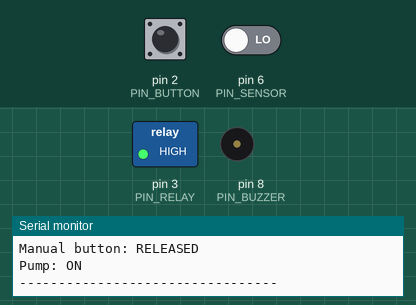
The sketch below on a simulated Arduino Mega 2560, built with avr-gcc and run on an emulated ATmega2560. Shown: switched loads named in the sketch (green lamp = pin HIGH), buzzer (waves = sounding), the last lines printed to the serial monitor. Inputs (shaded band) come from the test bench; at power-on: pin 6 (PIN_SENSOR) LOW, pin 2 (PIN_BUTTON) LOW.

Above: at 1.2 s.
1.3 s: pin 6 (PIN_SENSOR) driven HIGH
At 2.2 s:
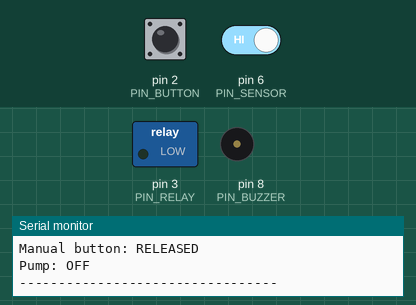
3.0 s: pin 2 (PIN_BUTTON) pulled HIGH for 0.15 s
At 3.32 s:
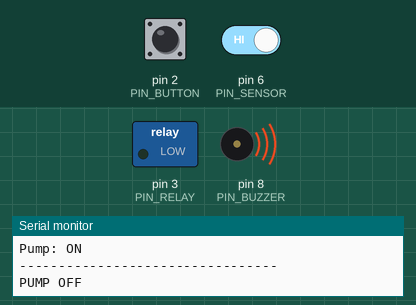
4.7 s: pin 2 (PIN_BUTTON) pulled HIGH for 1 s
At 6.6 s:
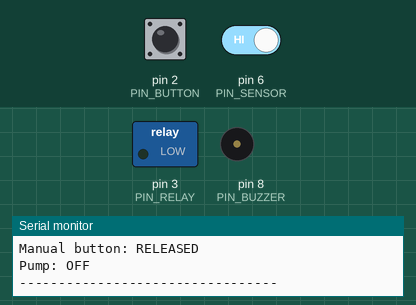
8.7 s: pin 2 (PIN_BUTTON) pulled HIGH for 3.2 s
At 8.85 s:
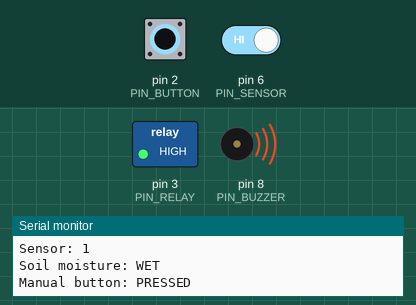
13.6 s: pin 6 (PIN_SENSOR) driven LOW
At 15.2 s:
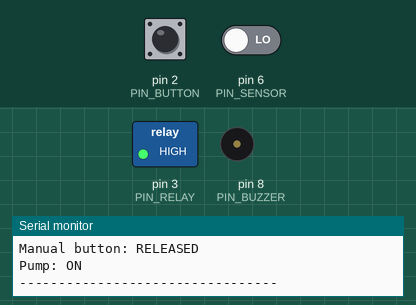
Timing chart, 0 to 16.3 s (numbered marks = the images above; inputs shaded):
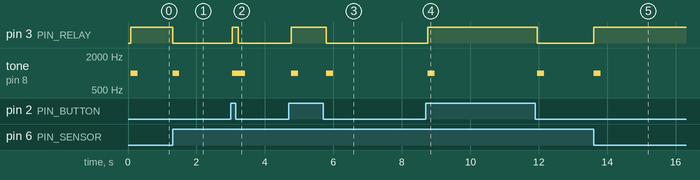

Measured:
- after the input at 1.3 s, pin 3 (PIN_RELAY): HIGH → LOW at once; tone on pin 8 (PIN_BUZZER): silent → 1000 Hz at once, → silent 0.20 s later
- after the input at 3.0 s, pin 3 (PIN_RELAY): LOW → HIGH after 0.05 s, → LOW 0.17 s later; tone on pin 8 (PIN_BUZZER): silent → 1000 Hz after 0.05 s, → silent 0.37 s later
- after the input at 4.7 s, pin 3 (PIN_RELAY): LOW → HIGH after 0.07 s, → LOW 1.0 s later; tone on pin 8 (PIN_BUZZER): alternates 1000 Hz for 0.20 s and silent for 0.83 s, 4 changes in all, then stays silent, starting after 0.07 s
- after the input at 8.7 s, pin 3 (PIN_RELAY): LOW → HIGH after 0.06 s, → LOW 3.2 s later; tone on pin 8 (PIN_BUZZER): alternates 1000 Hz for 0.20 s and silent for 3.0 s, starting after 0.06 s
- after the input at 13.6 s, pin 3 (PIN_RELAY): LOW → HIGH at once; tone on pin 8 (PIN_BUZZER): silent → 1000 Hz at once, → silent 0.20 s later

The sketch:

riego_usb.ino
```cpp
/*
  PROJECT: AUTOMATIC IRRIGATION SYSTEM
  BOARD: ARDUINO MEGA 2560

  INPUTS:
  D2 = Pulsador manual con resistencia externa PULL-DOWN
  D6 = Sensor digital de humedad (DO)

  OUTPUTS:
  D3 = Modulo rele de la bomba
  D8 = Buzzer

  COMMUNICATION:
  UART - 9600 baudios
*/

// --------------------------------
// 1. PIN DEFINITIONS
// --------------------------------

const int PIN_BUTTON = 2;
const int PIN_SENSOR = 6;
const int PIN_RELAY  = 3;
const int PIN_BUZZER = 8;


// --------------------------------
// 2. COMPONENT CONFIGURATION
// --------------------------------

// Logica del sensor:
// HIGH = suelo humedo
// LOW  = suelo seco

const int SENSOR_DRY = LOW;

// Logica del rele:
// Basada en la configuracion del proyecto.
// Si el rele funciona al contrario, invertir estos valores.

const int RELAY_ON  = HIGH;
const int RELAY_OFF = LOW;


// --------------------------------
// 3. SYSTEM VARIABLES
// --------------------------------

bool pumpActive = false;

bool stableButton = false;
bool lastButtonReading = false;

unsigned long debounceTime = 0;
unsigned long lastReport = 0;

const unsigned long DEBOUNCE_DELAY = 40;
const unsigned long REPORT_INTERVAL = 500;


// --------------------------------
// 4. INITIAL SETUP
// --------------------------------

void setup() {

  Serial.begin(9600);

  // Entradas
  pinMode(PIN_BUTTON, INPUT);   // pull-down externo, no INPUT_PULLUP
  pinMode(PIN_SENSOR, INPUT);

  // Salidas
  digitalWrite(PIN_RELAY, RELAY_OFF);
  pinMode(PIN_RELAY, OUTPUT);

  pinMode(PIN_BUZZER, OUTPUT);

  // Estado inicial
  digitalWrite(PIN_BUZZER, LOW);

  Serial.println("--------------------------------");
  Serial.println(" AUTOMATIC IRRIGATION SYSTEM");
  Serial.println(" ARDUINO MEGA 2560");
  Serial.println("--------------------------------");

  Serial.println("System started successfully");

}


// --------------------------------
// 5. BUTTON READING (DEBOUNCE)
// --------------------------------

bool readButton() {

  bool currentReading = digitalRead(PIN_BUTTON);

  // Si la lectura cambia, se reinicia el temporizador de rebote
  if (currentReading != lastButtonReading) {

    debounceTime = millis();

    lastButtonReading = currentReading;
  }

  // Solo se acepta el estado si es estable durante DEBOUNCE_DELAY
  if (millis() - debounceTime >= DEBOUNCE_DELAY) {

    stableButton = currentReading;

  }

  return stableButton;
}


// --------------------------------
// 6. MAIN CONTROL
// --------------------------------

void loop() {

  // Leer sensor de humedad
  int sensorReading = digitalRead(PIN_SENSOR);

  bool soilDry = (sensorReading == SENSOR_DRY);


  // Leer pulsador manual
  bool buttonPressed = readButton();


  // Decidir si activar el riego
  // Se activa si el suelo esta seco
  // O si el usuario presiona el boton (prioridad manual)

  bool irrigationRequested = soilDry || buttonPressed;


  // --------------------------------
  // 7. RELAY AND PUMP CONTROL
  // --------------------------------

  if (irrigationRequested != pumpActive) {

    pumpActive = irrigationRequested;

    digitalWrite(
      PIN_RELAY,
      pumpActive ? RELAY_ON : RELAY_OFF
    );


    // Activar buzzer al cambiar de estado

    tone(PIN_BUZZER, 1000, 200);


    if (pumpActive) {

      Serial.println("PUMP ON");

    } else {

      Serial.println("PUMP OFF");

    }

  }


  // --------------------------------
  // 8. SERIAL COMMUNICATION
  // --------------------------------

  if (millis() - lastReport >= REPORT_INTERVAL) {

    lastReport = millis();

    Serial.println("--------- SYSTEM STATUS ---------");

    Serial.print("Sensor: ");

    Serial.println(sensorReading);

    Serial.print("Soil moisture: ");

    Serial.println(soilDry ? "DRY" : "WET");

    Serial.print("Manual button: ");

    Serial.println(buttonPressed ? "PRESSED" : "RELEASED");

    Serial.print("Pump: ");

    Serial.println(pumpActive ? "ON" : "OFF");

    Serial.println("---------------------------------");

  }

  delay(20);

}
```
